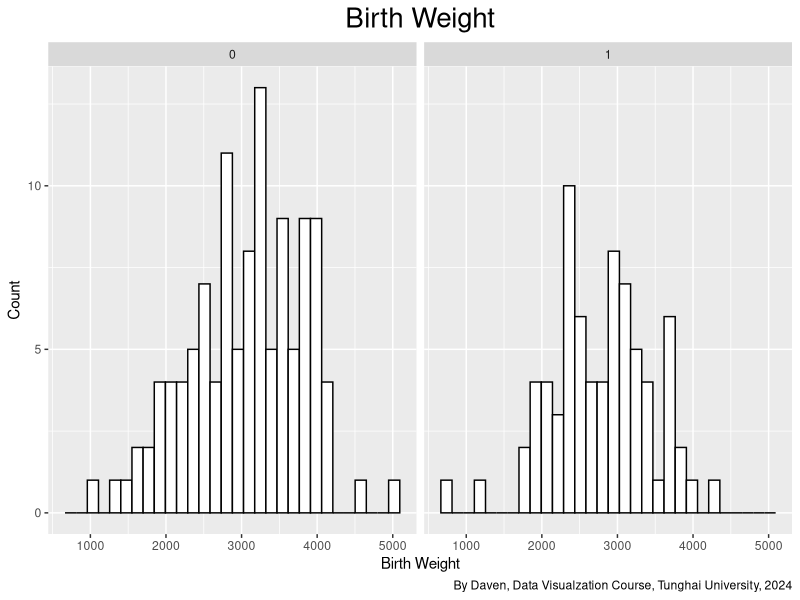

Write R code to recreate this figure.
#
#Daven
#Practice Multigroup Histogram
#

library(ggplot2)
library(MASS)
library(tidyverse)

birthwt_mod <- birthwt

ggplot(birthwt_mod, aes(x = bwt)) +
  geom_histogram(fill = "white", colour = "black") +
  facet_grid( . ~ smoke) +
  labs(title = "Birth Weight",
       x = 'Birth Weight',
       y = 'Count',
       caption = 'By Daven, Data Visualzation Course, Tunghai University, 2024') +
  theme(plot.title = element_text(hjust = 0.5, size = 20))
birthwt_mod$smoke <- recode_factor(birthwt_mod$smoke, '0' = 'No Smoke', '1' = 'Smoke') 
